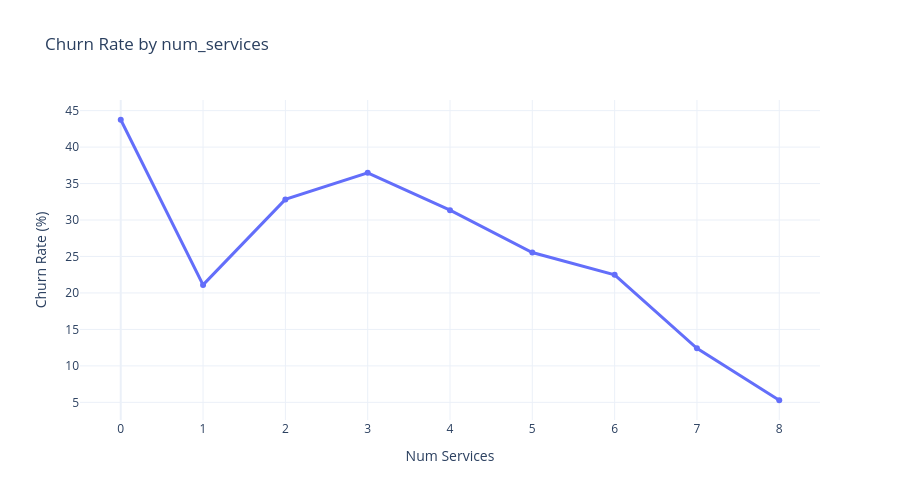

Write notebook code for a chart like this one.
### Code cell
plot_numeric_churn(df_model, "num_services")

### Figure 1 — Plotly figure (JSON) as saved in the notebook; plotly's stock layout.template omitted (floating-point values rounded to 4 significant figures)
{"data": [{"hovertemplate": "num_services=%{x}<br>Churn=%{y}<extra></extra>", "legendgroup": "", "line": {"color": "#636efa", "dash": "solid", "width": 3}, "marker": {"symbol": "circle"}, "mode": "lines+markers", "name": "", "orientation": "v", "showlegend": false, "type": "scatter", "x": [0, 1, 2, 3, 4, 5, 6, 7, 8], "xaxis": "x", "y": [43.75, 21.11, 32.83, 36.48, 31.34, 25.55, 22.49, 12.41, 5.288], "yaxis": "y"}], "layout": {"height": 500, "legend": {"tracegroupgap": 0}, "title": {"text": "Churn Rate by num_services"}, "width": 900, "xaxis": {"anchor": "y", "domain": [0, 1], "title": {"text": "Num Services"}}, "yaxis": {"anchor": "x", "domain": [0, 1], "title": {"text": "Churn Rate (%)"}}}}
